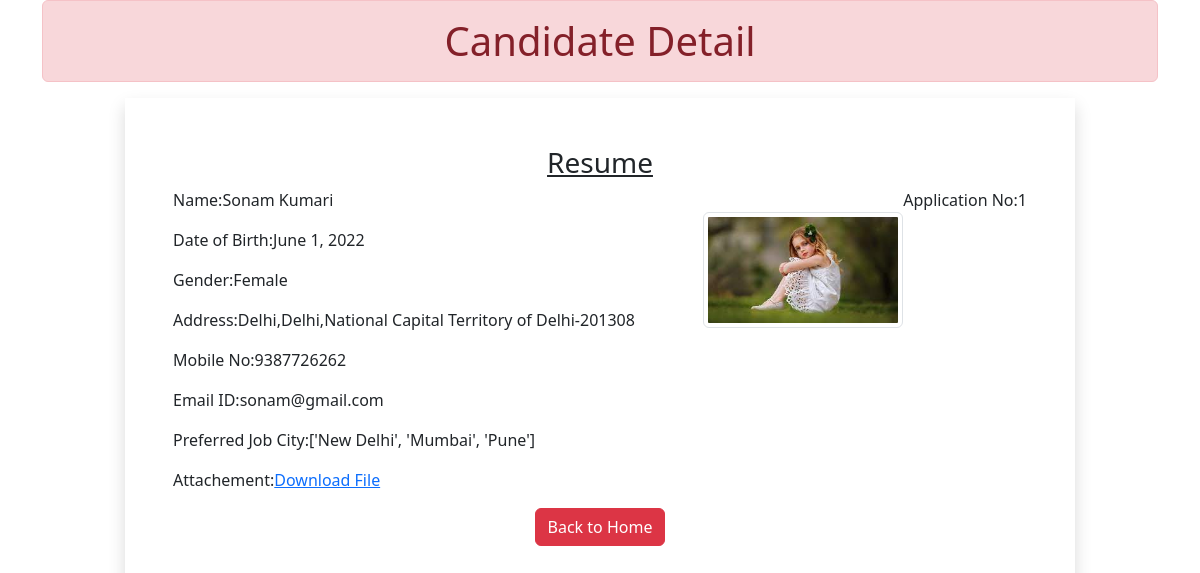
Screenshot of /candidate/1 with the database file from the repository.
### myapp/models.py (models this page shows)
class Resume(models.Model):
    name=models.CharField(max_length=100)
    dob=models.DateField(auto_now=False,auto_now_add=False)
    gender=models.CharField(max_length=100)
    locality=models.CharField(max_length=100)
    city=models.CharField(max_length=100)
    pin=models.PositiveIntegerField()
    state=models.CharField(choices=State_Choice,max_length=70)
    mobile=models.PositiveIntegerField()
    email=models.EmailField()
    job_city=models.CharField(max_length=100)
    profile_image=models.ImageField(upload_to="profileimg",blank=True)
    file=models.FileField(upload_to="doc",blank=True)

### myapp/views.py (the view)
# urls.py: path("candidate/<int:pk>",CandidateView.as_view(),name="CandidateView"),
class CandidateView(View):
    def get(self,request,pk):
        print(pk)
        candidate=Resume.objects.get(pk=pk)
        return render(request,"myapp/candidate.html",{"candidate":candidate})

### myapp/templates/myapp/candidate.html (shortened to what this page needs)
<!DOCTYPE html>
{% load static %}
<html lang="en">
<head>
    <link rel="stylesheet" href="//code.jquery.com/ui/1.13.1/themes/base/jquery-ui.css">
    <link rel="stylesheet" href="{% static 'myapp/css/bootstrap.css' %}">
    <link rel="stylesheet" href="{% static 'myapp/css/style.css' %}">
</head>
<body>
    <div class="container"><h1 class="text-center alert alert-danger p-3">Candidate Detail</h1>
        <div class="row">
            <div class="col-sm-1"></div>
            <div class="col-sm-10 shadow p-5 offset sm-1">
                <h3 class="text-center"><u>Resume</u></h3>
                <p class="float-end">Application No:{{candidate.id}}</p>
                <img src="{{candidate.profile_image.url}}" alt="" class="img-fluid img-thumbnail float-end mt-4" width="200" height="200">
                <p>Name:{{candidate.name}}</p>
                <p>Date of Birth:{{candidate.dob}}</p>
                <p>Gender:{{candidate.gender}}</p>
                <p>Address:{{candidate.locality}},{{candidate.city}},{{candidate.state}}-{{candidate.pin}}</p>
                <p>Mobile No:{{candidate.mobile}}</p>
                <p>Email ID:{{candidate.email}}</p>
                <p>Preferred Job City:{{candidate.job_city}}</p>
                <p>Attachement:<a href="{{candidate.file.url}}">Download File</a></p>
                <div class="text-center"><a href="{% url 'HomeView' %}" class="btn btn-danger">Back to Home</a></div>
            </div>
            <div class="col-sm-1"></div>
        </div>
    </div>
</body>
</html>

### rows the page displays
Resume: id "1", profile_image (picture), name "Sonam Kumari", dob "June 1, 2022", gender "Female", locality "Delhi", city "Delhi", state "National Capital Territory of Delhi", pin "201308", mobile "9387726262", email "sonam@gmail.com", job_city "['New Delhi', 'Mumbai', 'Pune']"
